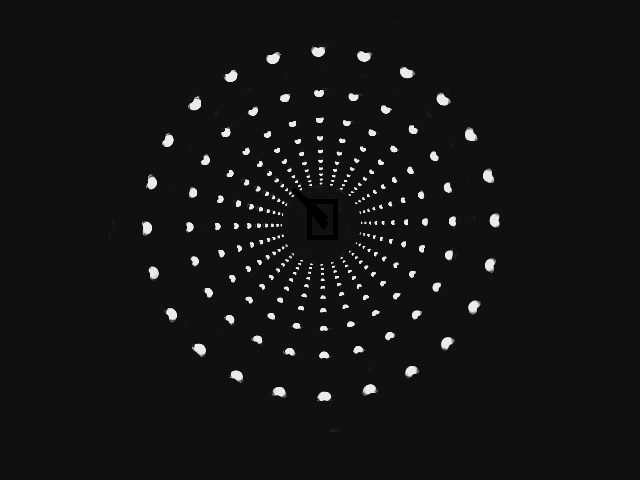
#> input picture Python3.6-TrackingCameraT265/PythonT265/img.PNG, 640 x 480 px, found by its file name
$ python cvstdy.py   (older library calls are emulated)
#> lines starting #> are read from the running program, lines starting #| are printed output that depends on the picture; after the words box and inside, x2 and y2 are one past the last pixel; in counts of white or black regions, pixels touching at a corner belong together

#import sys
#print(sys.path)
#https://stackoverflow.com/questions/7624765/converting-an-opencv-image-to-black-and-white
#https://learnopencv.com/find-center-of-blob-centroid-using-opencv-cpp-python/
import cv2
print(cv2.__version__)
import numpy as np
from matplotlib import pyplot as plt

img = cv2.imread('img.png')
#> img is the input picture: shape (480, 640, 3); min 0, max 235, mean 20.8
# convert the image to grayscale
gray = cv2.cvtColor(img, cv2.COLOR_BGR2GRAY)
# convert the grayscale image to binary image
ret,thresh = cv2.threshold(gray,127,255,cv2.THRESH_BINARY)
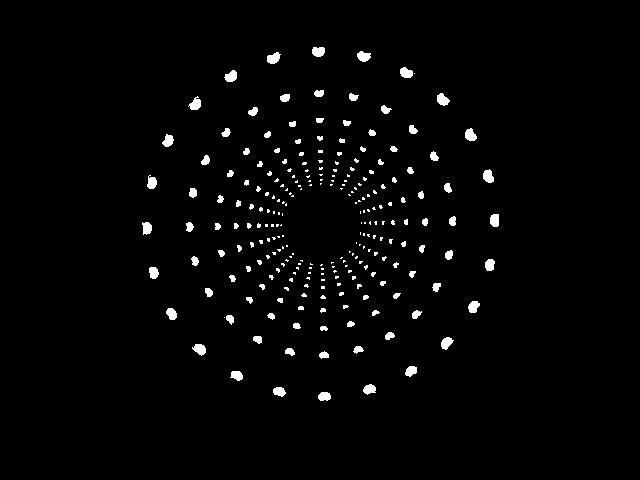
#> thresh: shape (480, 640); 2.2% white; 242 white regions (144 under 20 px)
#cv2.imshow('image', image)
#cv2.imshow('gray', gray)
#cv2.imshow('bw', thresh)

# find contours in the binary image
im2, contours, hierarchy = cv2.findContours(thresh,cv2.RETR_TREE,cv2.CHAIN_APPROX_SIMPLE)
#> contours = 242 contours, 170 with area under 20; largest, box (x1, y1, x2, y2) and area: (267, 52, 281, 64) 97, (483, 169, 494, 183) 95, (437, 93, 450, 106) 94, (465, 128, 477, 141) 94, (192, 344, 206, 356) 93

for c in contours:
   # calculate moments for each contour
   M = cv2.moments(c)

   # calculate x,y coordinate of center
#> (the run stopped early here; a loop or call above may not have finished)
